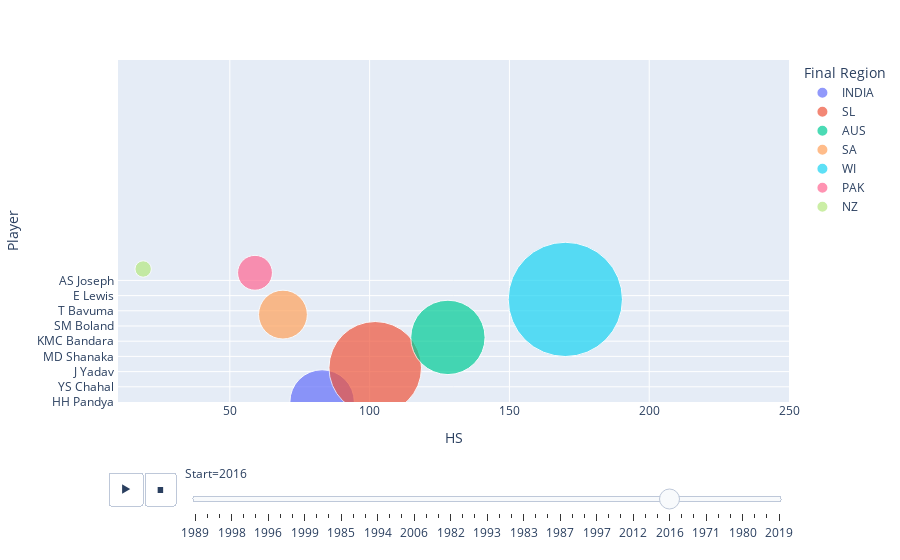

Notebook code cell kept with this figure:
### Code cell
px.scatter(odi, x="HS", y="Player", animation_frame="Start", animation_group="Final Region", size="Runs", color="Final Region", hover_name="Final Region", log_x=False, size_max=200, range_x=[10,250], range_y=[0,90], height=1000)

### Figure 1 — Plotly figure (JSON) as saved in the notebook; plotly's stock layout.template omitted (floating-point values rounded to 4 significant figures)
{"data": [{"hovertemplate": "<b>%{hovertext}</b><br><br>Final Region=INDIA<br>Start=2016<br>HS=%{x}<br>Player=%{y}<br>Runs=%{marker.size}<extra></extra>", "hovertext": ["INDIA", "INDIA", "INDIA", "INDIA", "INDIA", "INDIA", "INDIA", "INDIA", "INDIA"], "ids": ["INDIA", "INDIA", "INDIA", "INDIA", "INDIA", "INDIA", "INDIA", "INDIA", "INDIA"], "legendgroup": "INDIA", "marker": {"color": "#636efa", "size": [957, 889, 55, 46, 39, 19, 13, 12, 1], "sizemode": "area", "sizeref": 0.4607, "symbol": "circle"}, "mode": "markers", "name": "INDIA", "orientation": "h", "showlegend": true, "type": "scatter", "x": [83, 111, 55, 39, 18, 10, 8, 9, 1], "xaxis": "x", "y": ["HH Pandya ", "KL Rahul ", "FY Fazal ", "KK Nair ", "YS Chahal ", "JJ Bumrah ", "Gurkeerat Singh ", "R Dhawan ", "J Yadav "], "yaxis": "y"}, {"hovertemplate": "<b>%{hovertext}</b><br><br>Final Region=SL<br>Start=2016<br>HS=%{x}<br>Player=%{y}<br>Runs=%{marker.size}<extra></extra>", "hovertext": ["SL", "SL", "SL", "SL", "SL", "SL", "SL", "SL"], "ids": ["SL", "SL", "SL", "SL", "SL", "SL", "SL", "SL"], "legendgroup": "SL", "marker": {"color": "#EF553B", "size": [1973, 814, 575, 468, 447, 31, 10, 1], "sizemode": "area", "sizeref": 0.4607, "symbol": "circle"}, "mode": "markers", "name": "SL", "orientation": "h", "showlegend": true, "type": "scatter", "x": [102, 84, 114, 68, 104, 6, 4, 1], "xaxis": "x", "y": ["BKG Mendis ", "DM de Silva ", "DAS Gunaratne ", "MD Shanaka ", "WIA Fernando ", "PADLR Sandakan ", "MA Aponso ", "KMC Bandara "], "yaxis": "y"}, {"hovertemplate": "<b>%{hovertext}</b><br><br>Final Region=AUS<br>Start=2016<br>HS=%{x}<br>Player=%{y}<br>Runs=%{marker.size}<extra></extra>", "hovertext": ["AUS", "AUS", "AUS", "AUS", "AUS", "AUS"], "ids": ["AUS", "AUS", "AUS", "AUS", "AUS", "AUS"], "legendgroup": "AUS", "marker": {"color": "#00cc96", "size": [1273, 100, 23, 9, 6, 1], "sizemode": "area", "sizeref": 0.4607, "symbol": "circle"}, "mode": "markers", "name": "AUS", "orientation": "h", "showlegend": true, "type": "scatter", "x": [128, 22, 23, 4, 6, 1], "xaxis": "x", "y": ["TM Head ", "A Zampa ", "CP Tremain ", "SM Boland ", "DJ Worrall ", "JM Mennie "], "yaxis": "y"}, {"hovertemplate": "<b>%{hovertext}</b><br><br>Final Region=SA<br>Start=2016<br>HS=%{x}<br>Player=%{y}<br>Runs=%{marker.size}<extra></extra>", "hovertext": ["SA", "SA", "SA", "SA"], "ids": ["SA", "SA", "SA", "SA"], "legendgroup": "SA", "marker": {"color": "#FFA15A", "size": [549, 161, 135, 0], "sizemode": "area", "sizeref": 0.4607, "symbol": "circle"}, "mode": "markers", "name": "SA", "orientation": "h", "showlegend": true, "type": "scatter", "x": [69, 113, 50, 0], "xaxis": "x", "y": ["AL Phehlukwayo ", "T Bavuma ", "D Pretorius ", "T Shamsi "], "yaxis": "y"}, {"hovertemplate": "<b>%{hovertext}</b><br><br>Final Region=WI<br>Start=2016<br>HS=%{x}<br>Player=%{y}<br>Runs=%{marker.size}<extra></extra>", "hovertext": ["WI", "WI", "WI", "WI", "WI", "WI", "WI"], "ids": ["WI", "WI", "WI", "WI", "WI", "WI", "WI"], "legendgroup": "WI", "marker": {"color": "#19d3f3", "size": [3007, 1402, 670, 502, 278, 105, 24], "sizemode": "area", "sizeref": 0.4607, "symbol": "circle"}, "mode": "markers", "name": "WI", "orientation": "h", "showlegend": true, "type": "scatter", "x": [170, 176, 101, 44, 78, 29, 12], "xaxis": "x", "y": ["SD Hope ", "E Lewis ", "R Powell ", "AR Nurse ", "KC Brathwaite ", "AS Joseph ", "ST Gabriel "], "yaxis": "y"}, {"hovertemplate": "<b>%{hovertext}</b><br><br>Final Region=PAK<br>Start=2016<br>HS=%{x}<br>Player=%{y}<br>Runs=%{marker.size}<extra></extra>", "hovertext": ["PAK"], "ids": ["PAK"], "legendgroup": "PAK", "marker": {"color": "#FF6692", "size": [280], "sizemode": "area", "sizeref": 0.4607, "symbol": "circle"}, "mode": "markers", "name": "PAK", "orientation": "h", "showlegend": true, "type": "scatter", "x": [59], "xaxis": "x", "y": ["Hasan Ali "], "yaxis": "y"}, {"hovertemplate": "<b>%{hovertext}</b><br><br>Final Region=NZ<br>Start=2016<br>HS=%{x}<br>Player=%{y}<br>Runs=%{marker.size}<extra></extra>", "hovertext": ["NZ"], "ids": ["NZ"], "legendgroup": "NZ", "marker": {"color": "#B6E880", "size": [62], "sizemode": "area", "sizeref": 0.4607, "symbol": "circle"}, "mode": "markers", "name": "NZ", "orientation": "h", "showlegend": true, "type": "scatter", "x": [19], "xaxis": "x", "y": ["LH Ferguson "], "yaxis": "y"}], "layout": {"autosize": true, "legend": {"itemsizing": "constant", "title": {"text": "Final Region"}, "tracegroupgap": 0}, "margin": {"t": 60}, "sliders": [{"active": 39, "currentvalue": {"prefix": "Start="}, "len": 0.9, "pad": {"b": 10, "t": 60}, "steps": [{"args": [["1989"], {"frame": {"duration": 0, "redraw": false}, "fromcurrent": true, "mode": "immediate", "transition": {"duration": 0, "easing": "linear"}}], "label": "1989", "method": "animate"}, {"args": [["2000"], {"frame": {"duration": 0, "redraw": false}, "fromcurrent": true, "mode": "immediate", "transition": {"duration": 0, "easing": "linear"}}], "label": "2000", "method": "animate"}, {"args": [["1995"], {"frame": {"duration": 0, "redraw": false}, "fromcurrent": true, "mode": "immediate", "transition": {"duration": 0, "easing": "linear"}}], "label": "1995", "method": "animate"}, {"args": [["1998"], {"frame": {"duration": 0, "redraw": false}, "fromcurrent": true, "mode": "immediate", "transition": {"duration": 0, "easing": "linear"}}], "label": "1998", "method": "animate"}, {"args": [["1991"], {"frame": {"duration": 0, "redraw": false}, "fromcurrent": true, "mode": "immediate", "transition": {"duration": 0, "easing": "linear"}}], "label": "1991", "method": "animate"}, {"args": [["2008"], {"frame": {"duration": 0, "redraw": false}, "fromcurrent": true, "mode": "immediate", "transition": {"duration": 0, "easing": "linear"}}], "label": "2008", "method": "animate"}, {"args": [["1996"], {"frame": {"duration": 0, "redraw": false}, "fromcurrent": true, "mode": "immediate", "transition": {"duration": 0, "easing": "linear"}}], "label": "1996", "method": "animate"}, {"args": [["1992"], {"frame": {"duration": 0, "redraw": false}, "fromcurrent": true, "mode": "immediate", "transition": {"duration": 0, "easing": "linear"}}], "label": "1992", "method": "animate"}, {"args": [["2004"], {"frame": {"duration": 0, "redraw": false}, "fromcurrent": true, "mode": "immediate", "transition": {"duration": 0, "easing": "linear"}}], "label": "2004", "method": "animate"}, {"args": [["1999"], {"frame": {"duration": 0, "redraw": false}, "fromcurrent": true, "mode": "immediate", "transition": {"duration": 0, "easing": "linear"}}], "label": "1999", "method": "animate"}, {"args": [["1990"], {"frame": {"duration": 0, "redraw": false}, "fromcurrent": true, "mode": "immediate", "transition": {"duration": 0, "easing": "linear"}}], "label": "1990", "method": "animate"}, {"args": [["2005"], {"frame": {"duration": 0, "redraw": false}, "fromcurrent": true, "mode": "immediate", "transition": {"duration": 0, "easing": "linear"}}], "label": "2005", "method": "animate"}, {"args": [["1985"], {"frame": {"duration": 0, "redraw": false}, "fromcurrent": true, "mode": "immediate", "transition": {"duration": 0, "easing": "linear"}}], "label": "1985", "method": "animate"}, {"args": [["1984"], {"frame": {"duration": 0, "redraw": false}, "fromcurrent": true, "mode": "immediate", "transition": {"duration": 0, "easing": "linear"}}], "label": "1984", "method": "animate"}, {"args": [["2007"], {"frame": {"duration": 0, "redraw": false}, "fromcurrent": true, "mode": "immediate", "transition": {"duration": 0, "easing": "linear"}}], "label": "2007", "method": "animate"}, {"args": [["1994"], {"frame": {"duration": 0, "redraw": false}, "fromcurrent": true, "mode": "immediate", "transition": {"duration": 0, "easing": "linear"}}], "label": "1994", "method": "animate"}, {"args": [["1978"], {"frame": {"duration": 0, "redraw": false}, "fromcurrent": true, "mode": "immediate", "transition": {"duration": 0, "easing": "linear"}}], "label": "1978", "method": "animate"}, {"args": [["1988"], {"frame": {"duration": 0, "redraw": false}, "fromcurrent": true, "mode": "immediate", "transition": {"duration": 0, "easing": "linear"}}], "label": "1988", "method": "animate"}, {"args": [["2006"], {"frame": {"duration": 0, "redraw": false}, "fromcurrent": true, "mode": "immediate", "transition": {"duration": 0, "easing": "linear"}}], "label": "2006", "method": "animate"}, {"args": [["2003"], {"frame": {"duration": 0, "redraw": false}, "fromcurrent": true, "mode": "immediate", "transition": {"duration": 0, "easing": "linear"}}], "label": "2003", "method": "animate"}, {"args": [["1986"], {"frame": {"duration": 0, "redraw": false}, "fromcurrent": true, "mode": "immediate", "transition": {"duration": 0, "easing": "linear"}}], "label": "1986", "method": "animate"}, {"args": [["1982"], {"frame": {"duration": 0, "redraw": false}, "fromcurrent": true, "mode": "immediate", "transition": {"duration": 0, "easing": "linear"}}], "label": "1982", "method": "animate"}, {"args": [["1975"], {"frame": {"duration": 0, "redraw": false}, "fromcurrent": true, "mode": "immediate", "transition": {"duration": 0, "easing": "linear"}}], "label": "1975", "method": "animate"}, {"args": [["2002"], {"frame": {"duration": 0, "redraw": false}, "fromcurrent": true, "mode": "immediate", "transition": {"duration": 0, "easing": "linear"}}], "label": "2002", "method": "animate"}, {"args": [["1993"], {"frame": {"duration": 0, "redraw": false}, "fromcurrent": true, "mode": "immediate", "transition": {"duration": 0, "easing": "linear"}}], "label": "1993", "method": "animate"}, {"args": [["2009"], {"frame": {"duration": 0, "redraw": false}, "fromcurrent": true, "mode": "immediate", "transition": {"duration": 0, "easing": "linear"}}], "label": "2009", "method": "animate"}, {"args": [["1979"], {"frame": {"duration": 0, "redraw": false}, "fromcurrent": true, "mode": "immediate", "transition": {"duration": 0, "easing": "linear"}}], "label": "1979", "method": "animate"}, {"args": [["1983"], {"frame": {"duration": 0, "redraw": false}, "fromcurrent": true, "mode": "immediate", "transition": {"duration": 0, "easing": "linear"}}], "label": "1983", "method": "animate"}, {"args": [["2010"], {"frame": {"duration": 0, "redraw": false}, "fromcurrent": true, "mode": "immediate", "transition": {"duration": 0, "easing": "linear"}}], "label": "2010", "method": "animate"}, {"args": [["2013"], {"frame": {"duration": 0, "redraw": false}, "fromcurrent": true, "mode": "immediate", "transition": {"duration": 0, "easing": "linear"}}], "label": "2013", "method": "animate"}, {"args": [["1987"], {"frame": {"duration": 0, "redraw": false}, "fromcurrent": true, "mode": "immediate", "transition": {"duration": 0, "easing": "linear"}}], "label": "1987", "method": "animate"}, {"args": [["2001"], {"frame": {"duration": 0, "redraw": false}, "fromcurrent": true, "mode": "immediate", "transition": {"duration": 0, "easing": "linear"}}], "label": "2001", "method": "animate"}, {"args": [["2011"], {"frame": {"duration": 0, "redraw": false}, "fromcurrent": true, "mode": "immediate", "transition": {"duration": 0, "easing": "linear"}}], "label": "2011", "method": "animate"}, {"args": [["1997"], {"frame": {"duration": 0, "redraw": false}, "fromcurrent": true, "mode": "immediate", "transition": {"duration": 0, "easing": "linear"}}], "label": "1997", "method": "animate"}, {"args": [["1976"], {"frame": {"duration": 0, "redraw": false}, "fromcurrent": true, "mode": "immediate", "transition": {"duration": 0, "easing": "linear"}}], "label": "1976", "method": "animate"}, {"args": [["1981"], {"frame": {"duration": 0, "redraw": false}, "fromcurrent": true, "mode": "immediate", "transition": {"duration": 0, "easing": "linear"}}], "label": "1981", "method": "animate"}, {"args": [["2012"], {"frame": {"duration": 0, "redraw": false}, "fromcurrent": true, "mode": "immediate", "transition": {"duration": 0, "easing": "linear"}}], "label": "2012", "method": "animate"}, {"args": [["1974"], {"frame": {"duration": 0, "redraw": false}, "fromcurrent": true, "mode": "immediate", "transition": {"duration": 0, "easing": "linear"}}], "label": "1974", "method": "animate"}, {"args": [["2015"], {"frame": {"duration": 0, "redraw": false}, "fromcurrent": true, "mode": "immediate", "transition": {"duration": 0, "easing": "linear"}}], "label": "2015", "method": "animate"}, {"args": [["2016"], {"frame": {"duration": 0, "redraw": false}, "fromcurrent": true, "mode": "immediate", "transition": {"duration": 0, "easing": "linear"}}], "label": "2016", "method": "animate"}, {"args": [["1977"], {"frame": {"duration": 0, "redraw": false}, "fromcurrent": true, "mode": "immediate", "transition": {"duration": 0, "easing": "linear"}}], "label": "1977", "method": "animate"}, {"args": [["2014"], {"frame": {"duration": 0, "redraw": false}, "fromcurrent": true, "mode": "immediate", "transition": {"duration": 0, "easing": "linear"}}], "label": "2014", "method": "animate"}, {"args": [["1971"], {"frame": {"duration": 0, "redraw": false}, "fromcurrent": true, "mode": "immediate", "transition": {"duration": 0, "easing": "linear"}}], "label": "1971", "method": "animate"}, {"args": [["1973"], {"frame": {"duration": 0, "redraw": false}, "fromcurrent": true, "mode": "immediate", "transition": {"duration": 0, "easing": "linear"}}], "label": "1973", "method": "animate"}, {"args": [["2017"], {"frame": {"duration": 0, "redraw": false}, "fromcurrent": true, "mode": "immediate", "transition": {"duration": 0, "easing": "linear"}}], "label": "2017", "method": "animate"}, {"args": [["1980"], {"frame": {"duration": 0, "redraw": false}, "fromcurrent": true, "mode": "immediate", "transition": {"duration": 0, "easing": "linear"}}], "label": "1980", "method": "animate"}, {"args": [["1972"], {"frame": {"duration": 0, "redraw": false}, "fromcurrent": true, "mode": "immediate", "transition": {"duration": 0, "easing": "linear"}}], "label": "1972", "method": "animate"}, {"args": [["2018"], {"frame": {"duration": 0, "redraw": false}, "fromcurrent": true, "mode": "immediate", "transition": {"duration": 0, "easing": "linear"}}], "label": "2018", "method": "animate"}, {"args": [["2019"], {"frame": {"duration": 0, "redraw": false}, "fromcurrent": true, "mode": "immediate", "transition": {"duration": 0, "easing": "linear"}}], "label": "2019", "method": "animate"}], "x": 0.1, "xanchor": "left", "y": 0, "yanchor": "top"}], "updatemenus": [{"active": 1, "buttons": [{"args": [null, {"frame": {"duration": 500, "redraw": false}, "fromcurrent": true, "mode": "immediate", "transition": {"duration": 500, "easing": "linear"}}], "label": "&#9654;", "method": "animate"}, {"args": [[null], {"frame": {"duration": 0, "redraw": false}, "fromcurrent": true, "mode": "immediate", "transition": {"duration": 0, "easing": "linear"}}], "label": "&#9724;", "method": "animate"}], "direction": "left", "pad": {"r": 10, "t": 70}, "showactive": false, "type": "buttons", "x": 0.1, "xanchor": "right", "y": 0, "yanchor": "top"}], "xaxis": {"anchor": "y", "domain": [0, 1], "range": [10, 250], "title": {"text": "HS"}, "type": "linear"}, "yaxis": {"anchor": "x", "domain": [0, 1], "range": [0, 90], "title": {"text": "Player"}, "type": "category"}}}
